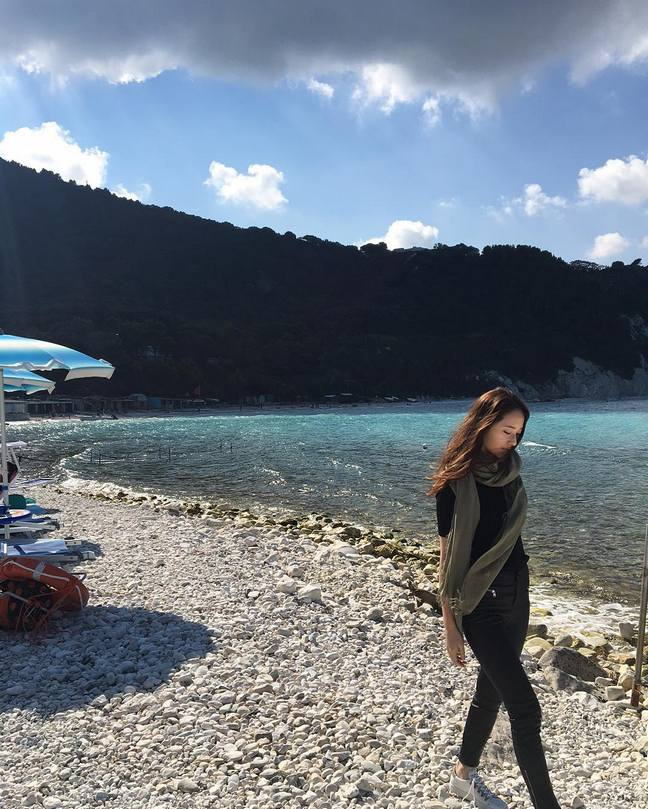
//> input picture krystal.jpg, 648 x 809 px
$ ./test   (built with g++ and OpenCV 4)
//> lines starting //> are read from the running program, lines starting //| are printed output that depends on the picture
#include <iostream>
#include <vector>
#include <time.h>
#include <opencv2/highgui/highgui.hpp>
#include <opencv2/imgcodecs/imgcodecs.hpp>
#include <opencv2/imgproc/imgproc.hpp>
#include <opencv2/ml/ml.hpp>
#include "../Range.hpp"

using namespace std;
using namespace cv;
using namespace cv::ml;
int main(void)
{
	Mat img = imread("../krystal.jpg",0);
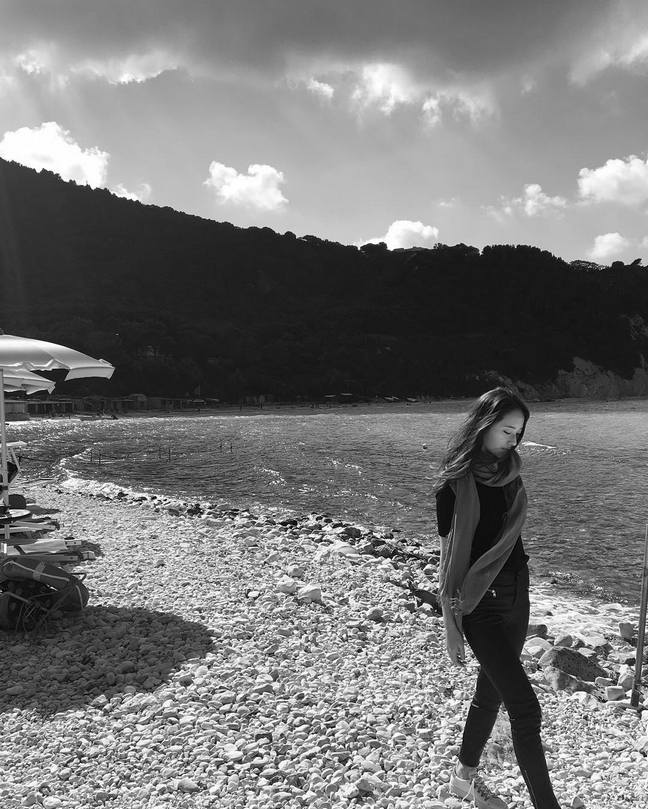
//> img: 809 rows x 648 cols, CV_8UC1; min 0, max 255, mean 119
	if (!img.data)
		cout << "img is none";
	Mat kk = img(Range(200, 700), Range(100,500));
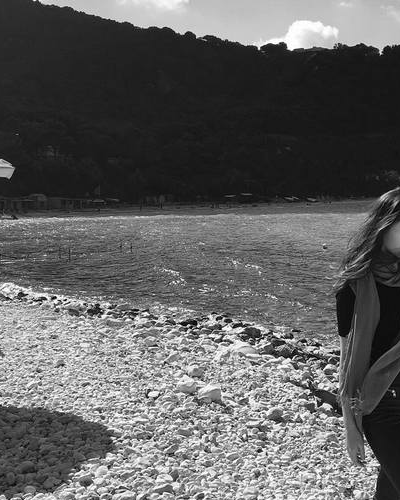
//> kk: 500 rows x 400 cols, CV_8UC1; min 0, max 255, mean 96
	imshow("FF", kk);

	// [7 lines of commented-out code are left out]
	Mat c;
	for (int i = 0; i < 100; ++i)
		c.push_back(i);
	cout << c << endl;

	/*Mat temp = Mat(img.size(), img.type());
	temp = Scalar::all(50);
	imshow("img", img);
	imshow("temp", img+temp);
*/


/*	Mat_<float> img;
	for (int i : detail_range::Range(3))
		for (int j : detail_range::Range(3))
		{
			img = (Mat_<float>(4, 1) << j,j,i, i);

			cout << img <<endl;
		}

	cout << img(0, 0)*/;

	// [10 lines of commented-out code are left out]
	waitKey(0);

	return 0;
}
